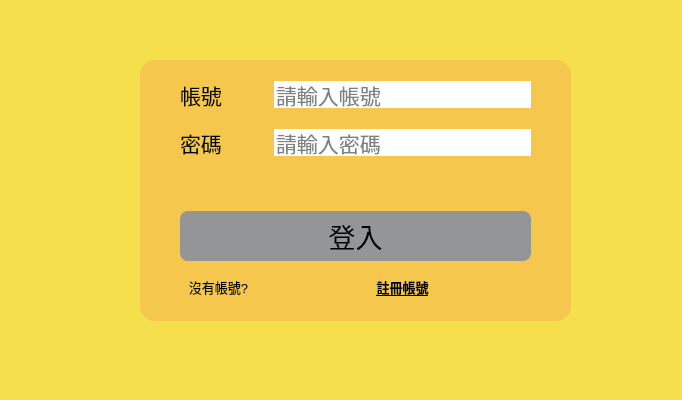
<?xml version="1.0" encoding="UTF-8"?>
<ui version="4.0">
 <class>Form</class>
 <widget class="QWidget" name="Form">
  <property name="geometry">
   <rect>
    <x>0</x>
    <y>0</y>
    <width>682</width>
    <height>400</height>
   </rect>
  </property>
  <property name="windowTitle">
   <string>Form</string>
  </property>
  <property name="styleSheet">
   <string notr="true">background-color: rgb(245, 223, 77);
border-radius: 15px;</string>
  </property>
  <widget class="QPushButton" name="HomeButton">
   <property name="geometry">
    <rect>
     <x>30</x>
     <y>30</y>
     <width>50</width>
     <height>50</height>
    </rect>
   </property>
   <property name="font">
    <font>
     <family>Agency FB</family>
     <pointsize>24</pointsize>
    </font>
   </property>
   <property name="autoFillBackground">
    <bool>false</bool>
   </property>
   <property name="styleSheet">
    <string notr="true"/>
   </property>
   <property name="text">
    <string/>
   </property>
   <property name="icon">
    <iconset resource="resource.qrc">
     <normaloff>:/image/img/home.png</normaloff>:/image/img/home.png</iconset>
   </property>
   <property name="iconSize">
    <size>
     <width>50</width>
     <height>50</height>
    </size>
   </property>
   <property name="default">
    <bool>false</bool>
   </property>
  </widget>
  <widget class="QStackedWidget" name="stackedWidget">
   <property name="geometry">
    <rect>
     <x>140</x>
     <y>60</y>
     <width>431</width>
     <height>261</height>
    </rect>
   </property>
   <property name="currentIndex">
    <number>0</number>
   </property>
   <widget class="QWidget" name="Login">
    <widget class="QFrame" name="frame">
     <property name="geometry">
      <rect>
       <x>0</x>
       <y>0</y>
       <width>431</width>
       <height>261</height>
      </rect>
     </property>
     <property name="styleSheet">
      <string notr="true">background-color: rgb(245, 200, 77);

</string>
     </property>
     <property name="frameShape">
      <enum>QFrame::StyledPanel</enum>
     </property>
     <property name="frameShadow">
      <enum>QFrame::Raised</enum>
     </property>
     <layout class="QGridLayout" name="gridLayout">
      <property name="leftMargin">
       <number>40</number>
      </property>
      <property name="rightMargin">
       <number>40</number>
      </property>
      <property name="horizontalSpacing">
       <number>26</number>
      </property>
      <item row="5" column="2">
       <widget class="QPushButton" name="go2registerBtn">
        <property name="font">
         <font>
          <family>Agency FB</family>
          <pointsize>10</pointsize>
          <weight>75</weight>
          <bold>true</bold>
          <underline>true</underline>
         </font>
        </property>
        <property name="styleSheet">
         <string notr="true">QPushButton{
	color: rgb(0, 0, 0);
}
QPushButton::pressed {
	color: rgb(255, 255, 255);
}</string>
        </property>
        <property name="text">
         <string>註冊帳號</string>
        </property>
       </widget>
      </item>
      <item row="1" column="0">
       <widget class="QLabel" name="account">
        <property name="font">
         <font>
          <pointsize>16</pointsize>
         </font>
        </property>
        <property name="text">
         <string>帳號</string>
        </property>
       </widget>
      </item>
      <item row="2" column="2">
       <widget class="QLineEdit" name="password_input">
        <property name="font">
         <font>
          <pointsize>16</pointsize>
         </font>
        </property>
        <property name="styleSheet">
         <string notr="true">background-color: rgb(255, 255, 255);</string>
        </property>
        <property name="placeholderText">
         <string>請輸入密碼</string>
        </property>
       </widget>
      </item>
      <item row="1" column="2">
       <widget class="QLineEdit" name="account_input">
        <property name="font">
         <font>
          <pointsize>16</pointsize>
         </font>
        </property>
        <property name="styleSheet">
         <string notr="true">background-color: rgb(255, 255, 255);</string>
        </property>
        <property name="placeholderText">
         <string>請輸入帳號</string>
        </property>
       </widget>
      </item>
      <item row="2" column="0">
       <widget class="QLabel" name="password">
        <property name="font">
         <font>
          <pointsize>16</pointsize>
         </font>
        </property>
        <property name="text">
         <string>密碼</string>
        </property>
       </widget>
      </item>
      <item row="4" column="0" colspan="3">
       <widget class="QPushButton" name="loginBtn">
        <property name="sizeIncrement">
         <size>
          <width>0</width>
          <height>0</height>
         </size>
        </property>
        <property name="font">
         <font>
          <pointsize>20</pointsize>
         </font>
        </property>
        <property name="autoFillBackground">
         <bool>false</bool>
        </property>
        <property name="styleSheet">
         <string notr="true">QPushButton{
	background-color: rgb(147, 149, 151);
	selection-background-color: rgb(255, 255, 127);
	border-radius: 8px;
	padding: 5px;
}
QPushButton::pressed {
	background-color: rgb(255,255,255);
	border-radius: 8px;
	padding: 5px;
}</string>
        </property>
        <property name="text">
         <string>登入</string>
        </property>
       </widget>
      </item>
      <item row="5" column="0" colspan="2">
       <widget class="QLabel" name="label">
        <property name="font">
         <font>
          <pointsize>10</pointsize>
         </font>
        </property>
        <property name="layoutDirection">
         <enum>Qt::LeftToRight</enum>
        </property>
        <property name="text">
         <string>沒有帳號?</string>
        </property>
        <property name="alignment">
         <set>Qt::AlignRight|Qt::AlignTrailing|Qt::AlignVCenter</set>
        </property>
       </widget>
      </item>
      <item row="3" column="0" colspan="3">
       <widget class="QLabel" name="message">
        <property name="enabled">
         <bool>false</bool>
        </property>
        <property name="maximumSize">
         <size>
          <width>16777215</width>
          <height>20</height>
         </size>
        </property>
        <property name="styleSheet">
         <string notr="true">color: rgb(255, 0, 0);</string>
        </property>
        <property name="text">
         <string/>
        </property>
        <property name="alignment">
         <set>Qt::AlignCenter</set>
        </property>
       </widget>
      </item>
     </layout>
    </widget>
   </widget>
   <widget class="QWidget" name="Register">
    <widget class="QFrame" name="frame_2">
     <property name="geometry">
      <rect>
       <x>0</x>
       <y>0</y>
       <width>431</width>
       <height>261</height>
      </rect>
     </property>
     <property name="styleSheet">
      <string notr="true">background-color: rgb(245, 200, 77);

</string>
     </property>
     <property name="frameShape">
      <enum>QFrame::StyledPanel</enum>
     </property>
     <property name="frameShadow">
      <enum>QFrame::Raised</enum>
     </property>
     <layout class="QGridLayout" name="gridLayout_2">
      <property name="leftMargin">
       <number>40</number>
      </property>
      <property name="rightMargin">
       <number>40</number>
      </property>
      <property name="horizontalSpacing">
       <number>26</number>
      </property>
      <item row="0" column="1">
       <widget class="QLineEdit" name="account_input_2">
        <property name="font">
         <font>
          <pointsize>16</pointsize>
         </font>
        </property>
        <property name="styleSheet">
         <string notr="true">background-color: rgb(255, 255, 255);</string>
        </property>
        <property name="placeholderText">
         <string>請輸入帳號</string>
        </property>
       </widget>
      </item>
      <item row="1" column="1">
       <widget class="QLineEdit" name="password_input_2">
        <property name="font">
         <font>
          <pointsize>16</pointsize>
         </font>
        </property>
        <property name="styleSheet">
         <string notr="true">background-color: rgb(255, 255, 255);</string>
        </property>
        <property name="placeholderText">
         <string>請輸入密碼</string>
        </property>
       </widget>
      </item>
      <item row="2" column="1">
       <widget class="QLineEdit" name="email_input">
        <property name="font">
         <font>
          <pointsize>16</pointsize>
         </font>
        </property>
        <property name="styleSheet">
         <string notr="true">background-color: rgb(255, 255, 255);</string>
        </property>
        <property name="placeholderText">
         <string>請輸入email</string>
        </property>
       </widget>
      </item>
      <item row="2" column="0">
       <widget class="QLabel" name="email">
        <property name="font">
         <font>
          <pointsize>16</pointsize>
         </font>
        </property>
        <property name="text">
         <string>E-mail</string>
        </property>
       </widget>
      </item>
      <item row="1" column="0">
       <widget class="QLabel" name="password_2">
        <property name="font">
         <font>
          <pointsize>16</pointsize>
         </font>
        </property>
        <property name="text">
         <string>密碼</string>
        </property>
       </widget>
      </item>
      <item row="0" column="0">
       <widget class="QLabel" name="account_2">
        <property name="font">
         <font>
          <pointsize>16</pointsize>
         </font>
        </property>
        <property name="text">
         <string>帳號</string>
        </property>
       </widget>
      </item>
      <item row="3" column="0" colspan="2">
       <widget class="QLabel" name="message_2">
        <property name="enabled">
         <bool>false</bool>
        </property>
        <property name="maximumSize">
         <size>
          <width>16777215</width>
          <height>20</height>
         </size>
        </property>
        <property name="styleSheet">
         <string notr="true">color: rgb(255, 0, 0);</string>
        </property>
        <property name="text">
         <string/>
        </property>
        <property name="alignment">
         <set>Qt::AlignCenter</set>
        </property>
       </widget>
      </item>
      <item row="4" column="1">
       <widget class="QPushButton" name="registerBtn">
        <property name="sizeIncrement">
         <size>
          <width>0</width>
          <height>0</height>
         </size>
        </property>
        <property name="font">
         <font>
          <pointsize>20</pointsize>
         </font>
        </property>
        <property name="autoFillBackground">
         <bool>false</bool>
        </property>
        <property name="styleSheet">
         <string notr="true">QPushButton{
	background-color: rgb(147, 149, 151);
	selection-background-color: rgb(255, 255, 127);
	border-radius: 8px;
	padding: 5px;
}
QPushButton::pressed {
	background-color: rgb(255,255,255);
	border-radius: 8px;
	padding: 5px;
}</string>
        </property>
        <property name="text">
         <string>註冊</string>
        </property>
       </widget>
      </item>
      <item row="4" column="0">
       <widget class="QPushButton" name="back2loginBtn">
        <property name="sizeIncrement">
         <size>
          <width>0</width>
          <height>0</height>
         </size>
        </property>
        <property name="font">
         <font>
          <pointsize>20</pointsize>
         </font>
        </property>
        <property name="autoFillBackground">
         <bool>false</bool>
        </property>
        <property name="styleSheet">
         <string notr="true">QPushButton{
	background-color: rgb(147, 149, 151);
	selection-background-color: rgb(255, 255, 127);
	border-radius: 8px;
	padding: 5px;
}
QPushButton::pressed {
	background-color: rgb(255,255,255);
	border-radius: 8px;
	padding: 5px;
}</string>
        </property>
        <property name="text">
         <string>登入</string>
        </property>
       </widget>
      </item>
     </layout>
    </widget>
   </widget>
   <widget class="QWidget" name="Register_success">
    <widget class="QFrame" name="frame_3">
     <property name="geometry">
      <rect>
       <x>0</x>
       <y>0</y>
       <width>431</width>
       <height>261</height>
      </rect>
     </property>
     <property name="styleSheet">
      <string notr="true">background-color: rgb(245, 200, 77);

</string>
     </property>
     <property name="frameShape">
      <enum>QFrame::StyledPanel</enum>
     </property>
     <property name="frameShadow">
      <enum>QFrame::Raised</enum>
     </property>
     <layout class="QGridLayout" name="gridLayout_3">
      <property name="leftMargin">
       <number>40</number>
      </property>
      <property name="topMargin">
       <number>40</number>
      </property>
      <property name="rightMargin">
       <number>40</number>
      </property>
      <property name="bottomMargin">
       <number>40</number>
      </property>
      <property name="horizontalSpacing">
       <number>26</number>
      </property>
      <item row="1" column="0" colspan="2">
       <widget class="QPushButton" name="go2login">
        <property name="sizeIncrement">
         <size>
          <width>0</width>
          <height>0</height>
         </size>
        </property>
        <property name="font">
         <font>
          <pointsize>20</pointsize>
         </font>
        </property>
        <property name="autoFillBackground">
         <bool>false</bool>
        </property>
        <property name="styleSheet">
         <string notr="true">QPushButton{
	background-color: rgb(147, 149, 151);
	selection-background-color: rgb(255, 255, 127);
	border-radius: 8px;
	padding: 5px;
}
QPushButton::pressed {
	background-color: rgb(255,255,255);
	border-radius: 8px;
	padding: 5px;
}</string>
        </property>
        <property name="text">
         <string>前往登入</string>
        </property>
       </widget>
      </item>
      <item row="0" column="0" colspan="2">
       <widget class="QLabel" name="text">
        <property name="font">
         <font>
          <pointsize>16</pointsize>
         </font>
        </property>
        <property name="text">
         <string>帳號註冊完成!</string>
        </property>
        <property name="alignment">
         <set>Qt::AlignCenter</set>
        </property>
       </widget>
      </item>
     </layout>
    </widget>
   </widget>
  </widget>
 </widget>
 <resources>
  <include location="resource.qrc"/>
 </resources>
 <connections/>
</ui>
